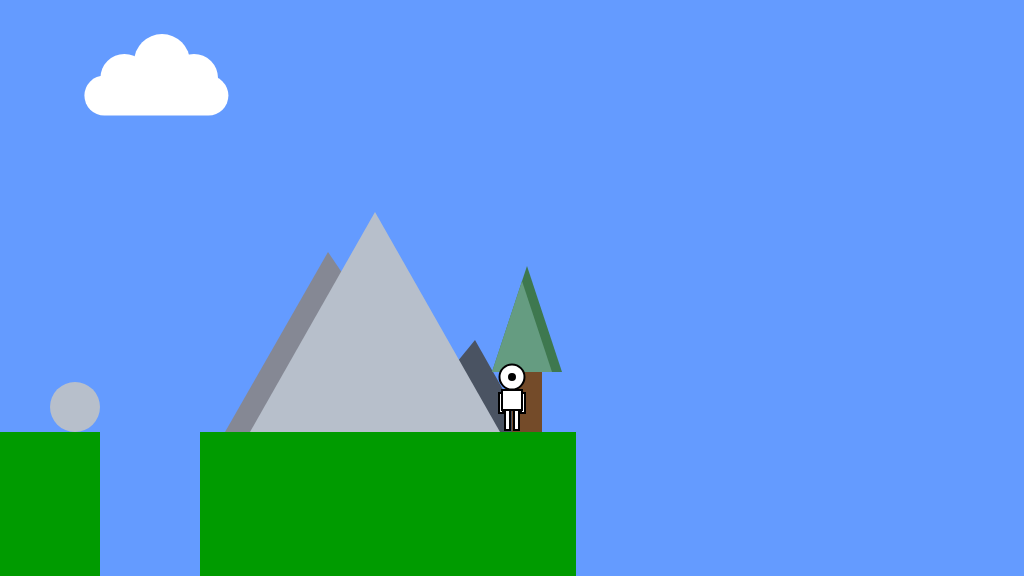
Frame 1 (no input)
Frame 60 (no input): identical to frame 1, image omitted
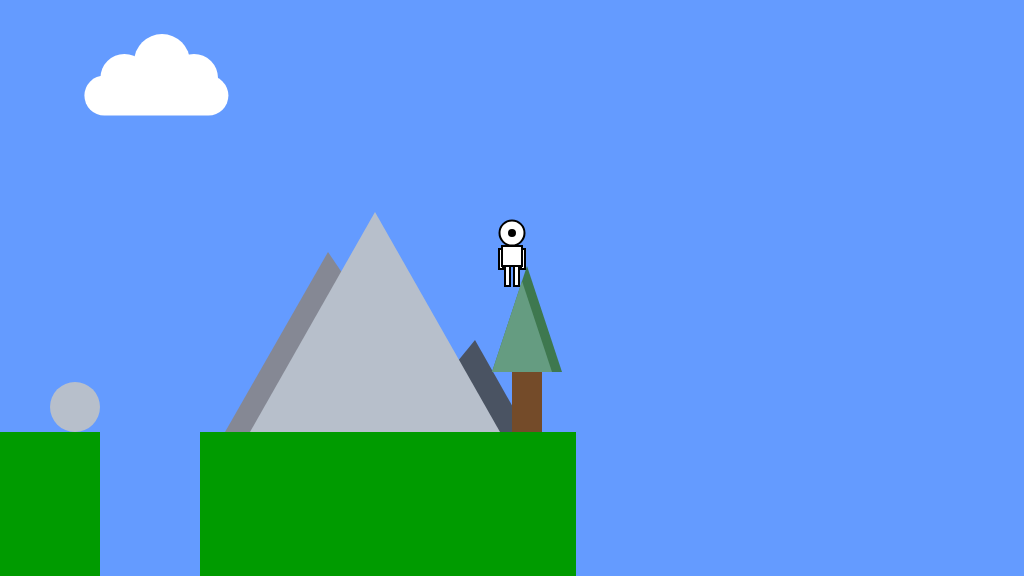
Frame 120 (the mouse pressed at the canvas centre since frame 60)

The p5.js sketch that drew these frames (run headless with seeded random() and noise() and a simulated clock; from frame 60 on, the mouse is pressed at the canvas centre):

// p5.js sketch
// ── sketch.js
/*

The Game Project

2b - using variables

*/

var floorPos_y;

var gameChar_x;
var gameChar_y;

var treePos_x;
var treePos_y;

var canyon;
var collectable;

var mountain;
var cloud;


function setup()
{
	createCanvas(1024, 576);
	floorPos_y = 432; //NB. we are now using a variable for the floor position

	//NB. We are now using the built in variables height and width
	gameChar_x = width/2;
	gameChar_y = floorPos_y;

	treePos_x = width/2;
	treePos_y = height/2;

	collectable = {
		y_pos: 432,
		x_pos: 100,
		size: 50
	};

	canyon = {
		x_pos: 100,
		width: 100
	};

	mountain = {
		x_pos: 225,
		y_pos: 200
	};

	cloud = {
		x_pos: 50,
		y_pos: 50,
		scale: 0.8
	}
}

function draw()
{
	background(100, 155, 255); //fill the sky blue

	noStroke();
	fill(0, 155, 0);
	rect(0, floorPos_y, height, width - floorPos_y); //draw some green ground


	// 6. CLOUDS
	fill(255);
	rect(
		cloud.x_pos + (43 * cloud.scale), cloud.y_pos + (32 * cloud.scale),
		180 * cloud.scale, 50 * cloud.scale, 25 * cloud.scale
	);
	// ellipse(193, 85, 60, 60);
	ellipse(
		cloud.x_pos + (93 * cloud.scale), cloud.y_pos + (35 * cloud.scale),
		60 * cloud.scale, 60 * cloud.scale
	);
	ellipse(
		cloud.x_pos + (140 * cloud.scale), cloud.y_pos + (15 * cloud.scale),
		70 * cloud.scale, 70 * cloud.scale
	);
	ellipse(
		cloud.x_pos + (180 * cloud.scale), cloud.y_pos + (35 * cloud.scale),
		60 * cloud.scale, 60 * cloud.scale
	);



	// 5. MOUNTAIN
	fill(133,136,148);
	triangle(
		mountain.x_pos, mountain.y_pos + 232,
		mountain.x_pos + 103, mountain.y_pos + 52,
		mountain.x_pos + 225, mountain.y_pos + 232
	);
	fill(74,83,98);
	triangle(
		mountain.x_pos + 175, mountain.y_pos + 232,
		mountain.x_pos + 250, mountain.y_pos + 140,
		mountain.x_pos + 302, mountain.y_pos + 232
	);
	fill(183,191,203);
	triangle(
		mountain.x_pos + 25, mountain.y_pos + 232,
		mountain.x_pos + 150, mountain.y_pos + 12,
		mountain.x_pos + 275, mountain.y_pos + 232
	);



	// 2. TREE
	fill(116,75,41);
	rect(treePos_x, treePos_y + 84, 30, 60); // stem
	fill(62,120,79); // green shade 1
	triangle(
		treePos_x - 20, 372,
		treePos_x + 15, 266,
		treePos_x + 50, 372
	);
	fill(101,156,129); // green shade 2
	triangle(
		treePos_x - 20, 372,
		treePos_x + 10, 281,
		treePos_x + 40, 372
	);



	// 4. COLLECTABLE
	fill(183,191,203);
	ellipse(
		collectable.x_pos - (collectable.size / 2),
		collectable.y_pos - (collectable.size / 2),
		collectable.size,
		collectable.size
	);



	// 3. CANYON
	fill(100, 155, 255);
	rect(
		canyon.x_pos,
		collectable.y_pos,
		canyon.width,
		width - floorPos_y
	);



	// 1. GAME CHARACTER
	stroke(0);
	strokeWeight(2);
	fill(255);

	// head
	ellipse(gameChar_x, gameChar_y - 55, 25, 25);
	// hands
	rect(gameChar_x - 13, gameChar_y - 39, 4, 20);
	rect(gameChar_x + 9, gameChar_y - 39, 4, 20);
	// body
	rect(gameChar_x - 10, gameChar_y - 42, 20, 20);
	// legs
	rect(gameChar_x - 7, gameChar_y - 22, 5, 20);
	rect(gameChar_x + 2, gameChar_y - 22, 5, 20);
	// nose
	fill(0);
	ellipse(gameChar_x, gameChar_y - 55, 6, 6);
	noStroke();

}

function mousePressed()
{
	gameChar_x = mouseX;
	gameChar_y = mouseY;
}
